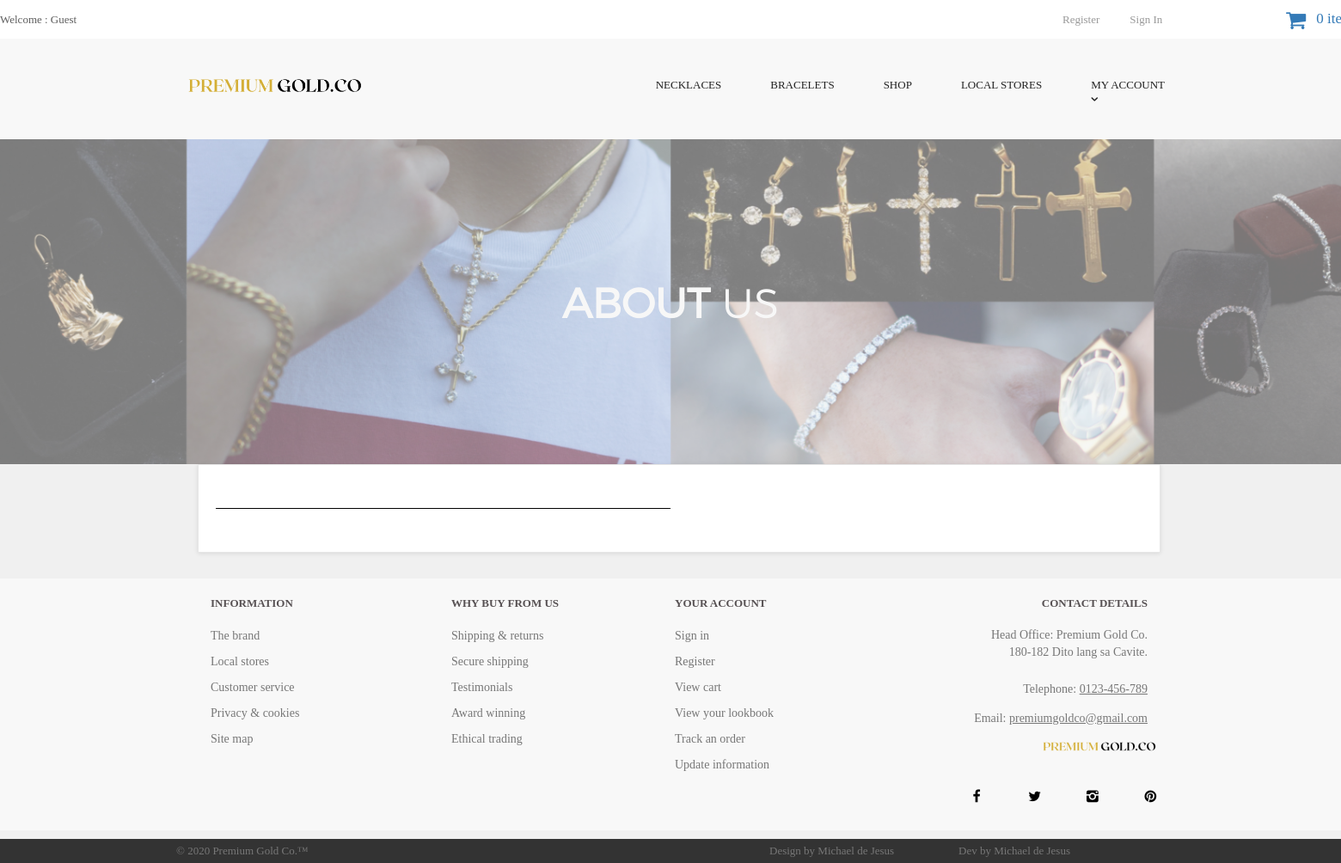
The page /about.php on the database as committed earlier.
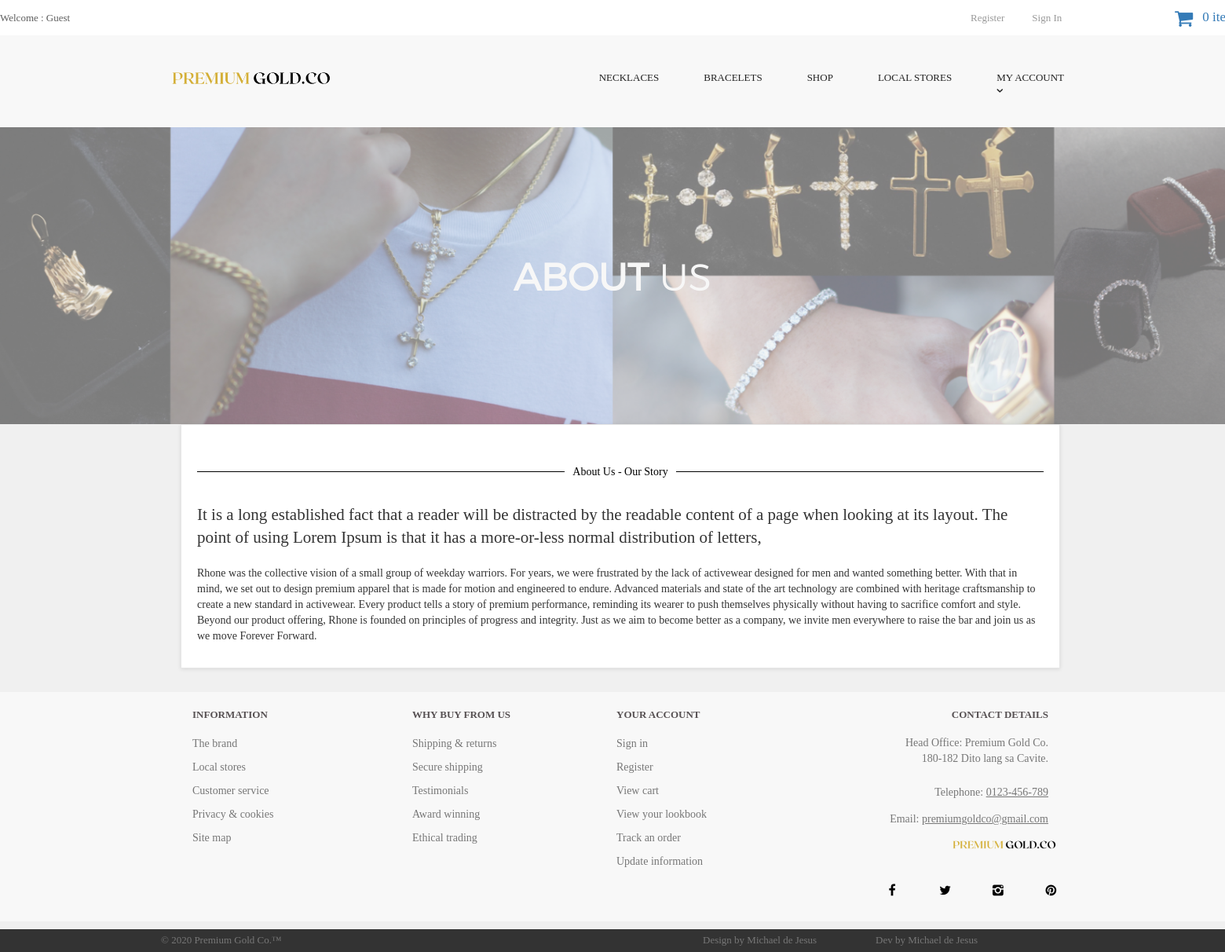
The same page on the database as committed later.
### tables this page shows
CREATE TABLE `about_us` (
  `about_id` int(10) NOT NULL,
  `about_heading` text NOT NULL,
  `about_short_desc` text NOT NULL,
  `about_desc` text NOT NULL
);

### about.php (the view, shortened to what this page needs)
<?php
include("includes/db.php");
include("includes/header.php");
include("includes/main.php");
?>
  <main>
    <div class="nero">
      <div class="nero__heading">
        <span class="nero__bold">About</span> us
      </div>
    </div>
  </main>
<div id="content" >
<div class="container" >
<div class="col-md-12" >
<div class="box" >
<?php
$get_about_us = "select * from about_us";
$run_about_us = mysqli_query($con,$get_about_us);
$row_about_us = mysqli_fetch_array($run_about_us);
$about_heading = $row_about_us['about_heading'];
$about_short_desc = $row_about_us['about_short_desc'];
$about_desc = $row_about_us['about_desc'];
?>
<h1> <?php echo $about_heading; ?> </h1>
<p class="lead"> <?php echo $about_short_desc; ?> </p>
<p> <?php echo $about_desc; ?> </p>
</div>
</div>
</div>
</div>
<?php
include("includes/footer.php");
?>
</body>
</html>

Rows that differ between the two databases and show on the page:
added about_us: about_heading "About Us - Our Story", about_short_desc "It is a long established fact that a reader will be distracted by the readable content of a page when looking at its layout. The point of using Lorem Ipsum is that it has a more-or-less normal distribution of letters,", about_desc "Rhone was the collective vision of a small group of weekday warriors. For years, we were frustrated by the lack of activewear designed for men and wanted something better. With that in mind, we set out to design premium apparel that is made for motion and engineered to endure. Advanced materials and state of the art technology are combined with heritage craftsmanship to create a new standard in activewear. Every product tells a story of premium performance, reminding its wearer to push themselves physically without having to sacrifice comfort and style. Beyond our product offering, Rhone is founded on principles of progress and integrity. Just as we aim to become better as a company, we…"
